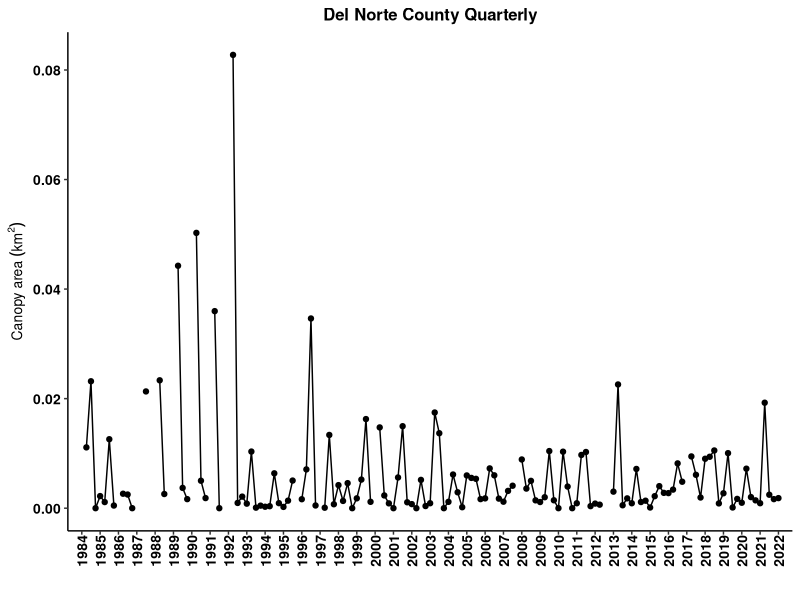
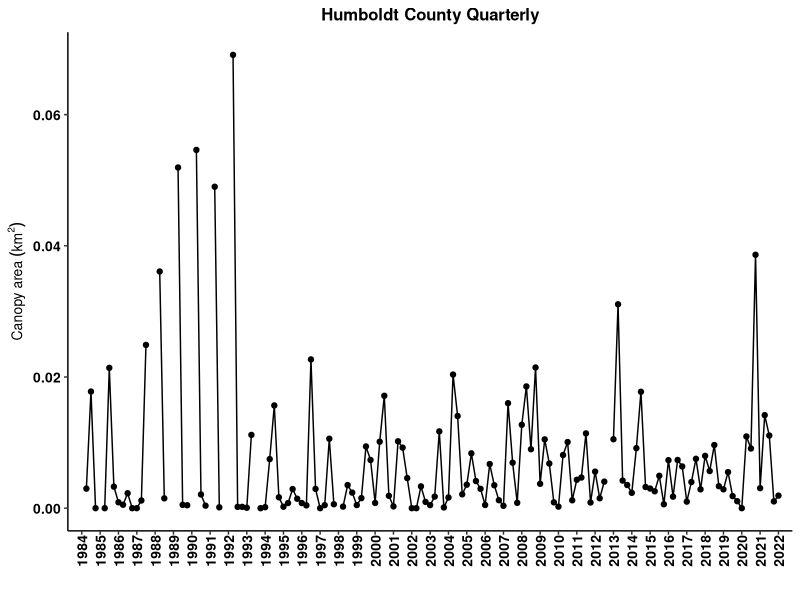
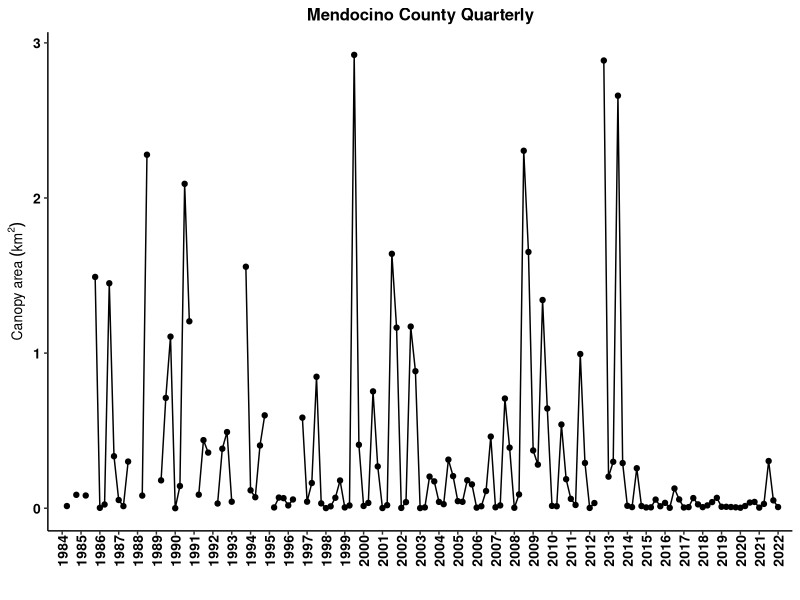
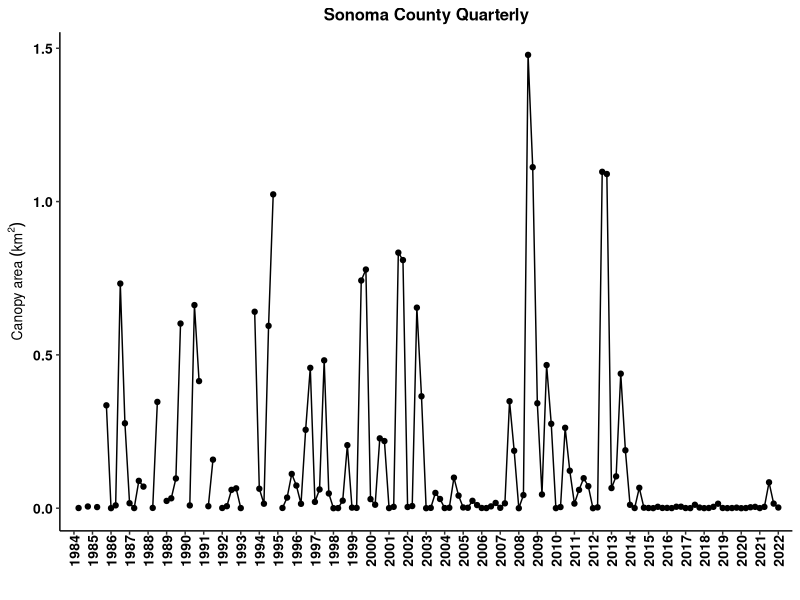
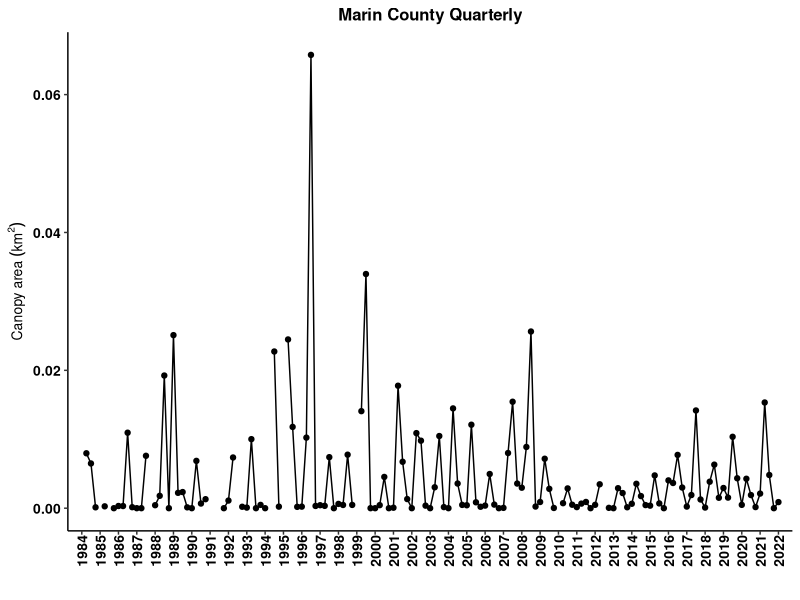
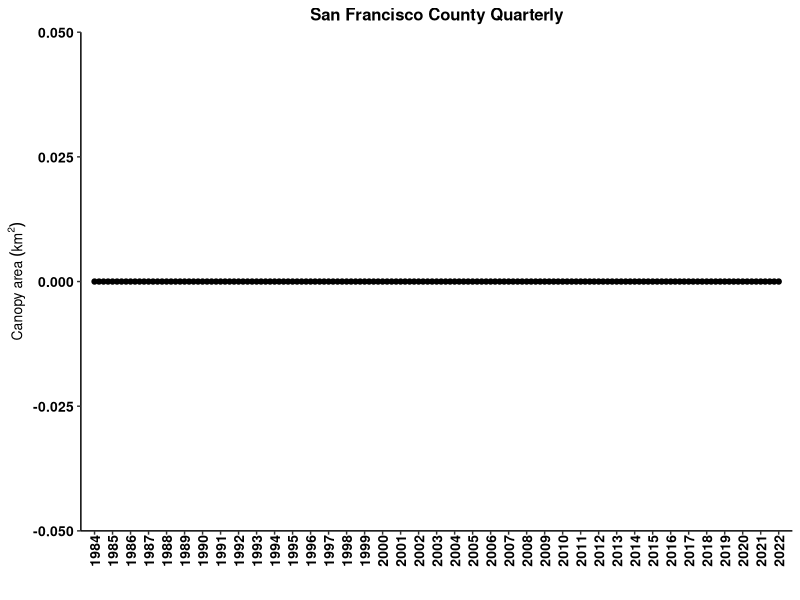
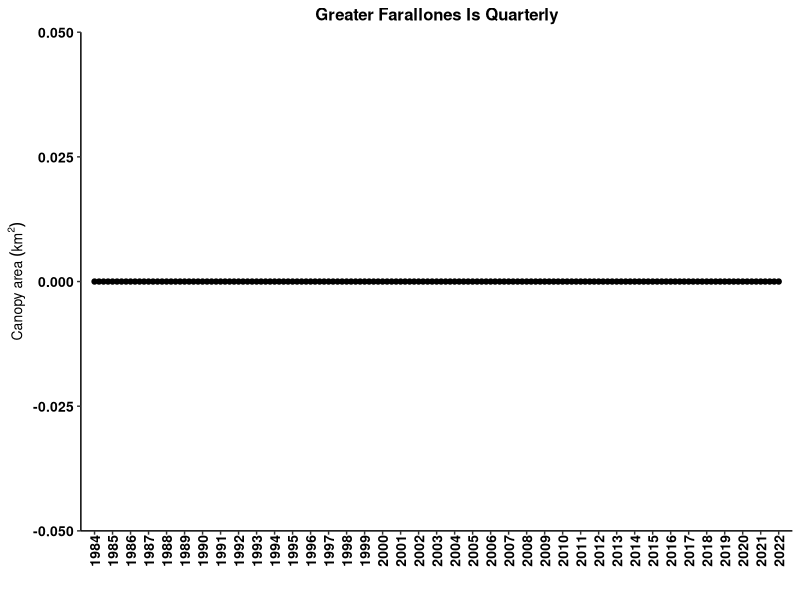
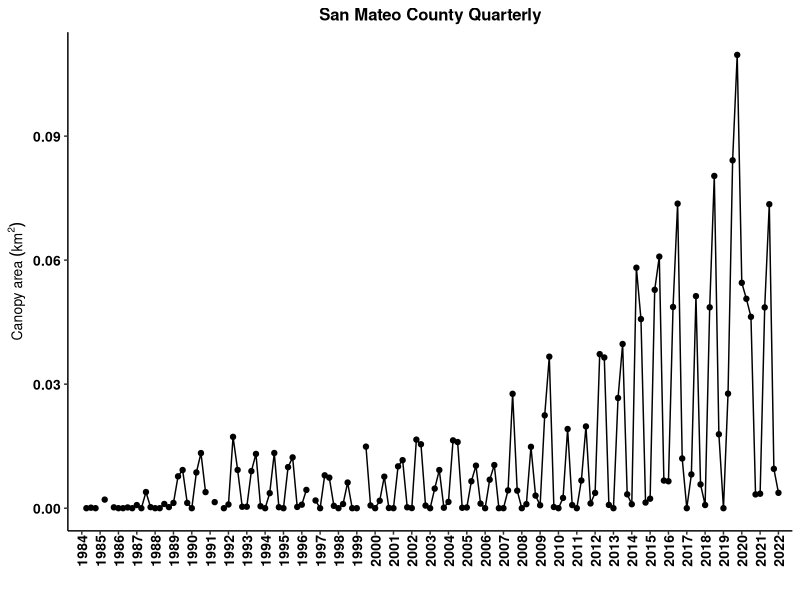

R code for these plots, in order:
## ---- chunk 1
knitr::opts_chunk$set(echo = FALSE, warning=FALSE)
options(knitr.table.format = "latex")
# to create a PDF output, change "output:html_document" to "output: pdf_document" in the header above.
# note about fig_crop:FALSE. This makes the PDF output look nicer by putting spaces btwn the figures instead of smashing them as close together as possible. It doesn't do anything to the HTML output as far as I can tell.
# how to assign username: git config --global user.name "gcontolini"
# how to add, commit, and add message in terminal: git commit -am "commit message"
# how to write commit message in terminal: write message then press esc and :wq to save and exit

#### Load libraries ####
library(ggplot2) # plotting
library(ggpubr) # arranging plots
library(scales) # let's you put commas in the axis labels for thousands
library(dplyr) # data manipulations
library(tidyr) # data cleaning
library(readr) # better data reading
library(ncdf4)
library(sf) # special features. probably mapping. 
library(sp) # spatial data
library(lubridate) # manipulating dates easily
library(knitr) # to knit the Rmd file
library(kableExtra) # pretty tables
library(bookdown) # pretty table additions

#### ggplot theme ####
my.theme = theme( 
   panel.background = element_blank(), 
   panel.grid.minor.x = element_blank(),
   panel.grid.major.x = element_blank(),
   panel.grid = element_blank(),
   axis.text  = element_text(size=10, face='bold', color='black'), #makes axis labels bigger
   axis.title = element_text(size=10, face="bold"), #makes axis title bigger and bold
   #axis.title.y = element_text(margin=margin(0,10,0,5)), #pushes the y axis title away from the y axis labels
   strip.background = element_blank(),
   #legend.title = element_blank(),
   #legend.text = element_text(size=8),
   legend.background = element_blank(), 
   legend.key = element_blank(), #makes the legend background behind the symbols go away.
   #axis.ticks.x = element_blank()
   axis.line = element_line(color = 'black'), 
   panel.border = element_blank(), # this removes the box around the plot   
   plot.title = element_text(size=12 ,face='bold', hjust = 0.5), # hjust 0.5 makes title centered
   axis.text.x = element_text(size = 10, angle = 90, vjust = 0.5, margin = margin(0,0,5,0)) # rotates x axis labels 90 degrees counter-clockwise, pushes bars onto x axis
)


#### Import data ####
# info on the data: https://sbclter.msi.ucsb.edu/data/catalog/package/?package=knb-lter-sbc.74

# Instructions from Dr. Tom Bell:
# “The output files show the Admin Bed # in the first column and the rest of the columns are quarters from 1984 - 2020. Area is in m2 and biomass is in fresh kg. Missing values (due to lack of imagery or clouds are labelled as -999).”

# Edible seaweed data from CDFW
# edible = read.csv('EdibleSeaweedHarvest_rfm_1-28-21.csv') # edible seaweed harvest. This one has months. That is important.
# kelp = read.csv('KelpHarvest_vers2_rfm_1-28-21.csv') # kelp harvest
## ---- chunk 2
# The loop below requires the NetCDF file which is too large for GitHub to host. Also takes several minutes to run. I commented it out here, copied it, ran it on my local machine, and read in the output at the end of this chunk. You can do the same if you have the shapefiles:
# 'MAN_CA_CountyStateWaters.shp' # county shapefiles
# 'LandsatkelpBiomass_2021_v2_withmetadata.nc' # Landsat kelp canopy area pixels from Environmental Data Initiative repository that hosts the Santa Barbara Coastal Long-term Ecological Monitoring Landsat processed kelp canpy area pixel data. You will need to visit their site to get the most updated data. 

#Kelp Biomass and Area Dynamics of State Waters Delineated by Coastal Counties
#Tom Bell
#November 18, 2020
# **Please let me know if you need help with any step!**

#Install Packages **(Only the first time you ever run this script)**
#The first time you ever run this script, please install these packages by removing the '#' in front of each line (lines 8 - 10)
# install.packages('ncdf4')
# install.packages('sf')
# install.packages('sp')

#Load Required Packages
#You need to load these packages each time you restart an R session and run this script
library(ncdf4)
library(sf)
library(sp)

#Set Work Directory
#This is a folder on your computer where all input files and outputs files will be placed
# **Please update this path to the working directory on your computer**
# **Note that on a Windows machine the forward slashes "/" have to be changed to back slashes "\"
# setwd("C:/Users/gcontolini/OneDrive - California Department of Fish and Wildlife/Documents/Bull Kelp Working Group/Data analysis")
# 
# #Load Coastal Counties State Waters Shapefile
# #Place the lat/lon version of the Coastal Counties State Waters shapefile in your working directory
# county_shapes <- st_read('MAN_CA_CountyStateWaters.shp')
# 
# #Open Kelp NetCDF File
# #Place the NetCDF file in your working directory
# #The file can be found here: https://sbclter.msi.ucsb.edu/data/catalog/package/?package=knb-lter-sbc.74
# nc_data <- nc_open('LandsatKelpBiomass_2022_Q1_withmetadata.nc')
# 
# #Load necessary variables from NetCDF File
# lon <- ncvar_get(nc_data, 'longitude')
# lat <- ncvar_get(nc_data, 'latitude')
# years <- ncvar_get(nc_data, 'year')
# quarters <- ncvar_get(nc_data, 'quarter')
# biomass <- ncvar_get(nc_data, 'biomass')
# area <- ncvar_get(nc_data, 'area')
# 
# #Make Coordinate Dataframe
# coords <- data.frame(lon,lat)
# 
# #Create output matrices
# LN = dim(quarters)
# output_biomass <- matrix(ncol=LN, nrow=22)
# output_area <- matrix(ncol=LN, nrow=22)
# 
# for(i in 1:22){
#   
#   #Pull shapefile coordinates from each coastal county
#   if (i == 17) {
#     county_coords <- as.data.frame(county_shapes[i,]$geometry[[1]][[30]][[1]])
#   } else {
#     county_coords <- as.data.frame(county_shapes[i,]$geometry[[1]][[1]][[1]])
#   }
# 
#   #Find the kelp coordinates that exist inside each county polygon
#   kelp_poly <- point.in.polygon(lon, lat, county_coords$V1, county_coords$V2, mode.checked=FALSE)
#   TF <- which(kelp_poly %in% 1)
# 
#   #Extract biomass and area data for each polygon
#   bio_county <- biomass[TF,] 
#   area_county <- area[TF,] 
# 
#   #Sum biomass and area
#   bio_county_sum <- colSums(bio_county, na.rm = TRUE, dims = 1)
#   area_county_sum <- colSums(area_county, na.rm = TRUE, dims = 1)
#   
#   #Remove Columns w/ >25% No Data (Clouds)
#   #Find all NA values (missing data) in the kelp dataset
#   bio_county_NA = is.na(bio_county)
#   area_county_NA = is.na(area_county)
#   
#   #Find number of kelp pixels in the polygon
#   L = dim(bio_county)
#   
#   #Calculate the percent of NAs for each season
#   bio_county_NA_percent <- colSums(bio_county_NA, na.rm = TRUE)/L[1]
#   area_county_NA_percent <- colSums(area_county_NA, na.rm = TRUE)/L[1]
#   
#   #Find seasons with greater than 20% missing data
#   NA_GT <- which(bio_county_NA_percent > 0.25)
#   NA_GTA <- which(area_county_NA_percent > 0.25)
#   
#   #Set seasons with greater than 20% missing data to -999
#   bio_county_sum[NA_GT] = -999
#   area_county_sum[NA_GTA] = -999
# 
#   #Add summed kelp canopy data to matrix
#   output_biomass[i,] <- bio_county_sum
#   output_area[i,] <- area_county_sum
#   
# }
# 
# #Transpose Quarter and Year data
# quarterst <- t(quarters)
# yearst <- t(years)
# 
# #Add Quarter and Year data to output matrices
# output2_biomass <- rbind(quarterst, output_biomass)
# output3_biomass <- rbind(yearst, output2_biomass)
# output2_area <- rbind(quarterst, output_area)
# output3_area <- rbind(yearst, output2_area)
# 
# #Add County name to output matrices
# CountyNA <- county_shapes$County
# Counties <- c(rep(NA,2),CountyNA)
# output4_biomass <- cbind(Counties, output3_biomass)
# output4_area <- cbind(Counties, output3_area)
# 
# #Write CSV of kelp biomass time series for each county
# write.csv(output4_biomass, 'kelp_biomass_county_output_2May2022.csv', row.names = FALSE)
# write.csv(output4_area, 'kelp_area_county_output_2May2022.csv', row.names = FALSE)

output4_area <- read_csv("kelp_area_county_output_2May2022.csv") # This is where I read in the output from the commented section above which was run on my local machine. 

# Label offshore islands
output4_area$Counties[3] = "Los Angeles_San Clemente Is"
output4_area$Counties[4] = "Ventura_San Nicolas Is"
output4_area$Counties[5] = "Los Angeles_Santa Catalina Is"
output4_area$Counties[6] = "Santa Barbara_Santa Barbara Is"
output4_area$Counties[7] = "Santa Barbara_Santa Cruz-Rosa-Miguel Is"
output4_area$Counties[8] = "San Francisco_Farallones Is"
output4_area$Counties[23]= "Ventura_Anacapa Is" # Anacapa Island
## ---- chunk 3
canopy_area <- output4_area %>%
   as.data.frame()

# I want to plot area vs. year.quarter. This means year.quarter needs to be in a column. Currently all cols are separate. This is called wide format. I want tall format.

# create column names
names(canopy_area) <- paste(canopy_area[1,], canopy_area[2,], sep='.') # paste years with quarters to make each col have a unique name.

# rename the ID col for counties
names(canopy_area)[1] <- "county"

# remove first 2 rows since they are not canopy data, just IDs--year and quarter
canopy_area <- canopy_area[-c(1:2),] 

# convert to tall format
canopy_area_tall <- canopy_area %>% 
   pivot_longer(-'county', names_to = 'year.qtr', values_to = 'm2')

# separate year and quarter into two cols
canopy_area_tall <- canopy_area_tall %>%
   separate(col = year.qtr, sep = "[.]", into = c("year","qtr")) # omg. you have to hard bracket the period for some reason. wtf does [^[:alnum:]]+ mean and why aren't brackets used in the example?????? :((

# make number cols numeric
canopy_area_tall$year <- as.numeric(canopy_area_tall$year)
canopy_area_tall$qtr <- as.numeric(canopy_area_tall$qtr)
canopy_area_tall$m2 <- as.numeric(canopy_area_tall$m2)

# make quarters actual quarter decimals for plotting
qtrs <- seq(0,0.75,0.25)
for(i in 1:4) {
   canopy_area_tall$qtr[which(canopy_area_tall$qtr == i)] <- qtrs[i]
}

# add year and quarter to get a continuous time column. Note that the tibble hides the decimals place for no apparent reason but the sum is correct.
canopy_area_tall$year.qtr <- canopy_area_tall$year + canopy_area_tall$qtr

# Change negative area to NA
canopy_area_tall$m2[which(canopy_area_tall$m2 < 0)] = NA

# Convert m2 to km2
canopy_area_tall$km2 = canopy_area_tall$m2 / 1e6

## ---- chunk 4
# All quarters
expand.a.little = 0.02

##Del Norte
ggplot(canopy_area_tall[which(canopy_area_tall$county == 'Del Norte'),], aes(x = year.qtr, y = km2)) +
   geom_point() +
   geom_line() +
   scale_x_continuous(breaks = 1984:2022, expand = c(expand.a.little,0)) +
   # scale_y_continuous(breaks = seq(0, 0.015, 0.0025), expand = c(expand.a.little,0)) +
   labs(x = '',  y =  bquote('Canopy area'~(km^2))) +
   ggtitle('Del Norte County Quarterly') +
   my.theme

## Humboldt
ggplot(canopy_area_tall[which(canopy_area_tall$county == 'Humboldt'),], aes(x = year.qtr, y = km2)) +
   geom_point() +
   geom_line() +
   scale_x_continuous(breaks = 1984:2022, expand = c(expand.a.little,0)) +
   # scale_y_continuous(limits = c(0,0.0225), breaks = seq(0, 0.025, 0.0025), expand = c(expand.a.little,0)) +
   labs(x = '',  y =  bquote('Canopy area'~(km^2))) +
   ggtitle('Humboldt County Quarterly') +
   my.theme

## Mendocino
ggplot(canopy_area_tall[which(canopy_area_tall$county == 'Mendocino'),], aes(x = year.qtr, y = km2)) +
   geom_point() +
   geom_line() +
   scale_x_continuous(breaks = 1984:2022, expand = c(expand.a.little,0)) +
   # scale_y_continuous(limits = c(0,3), breaks = seq(0, 3, 0.25), expand = c(expand.a.little,0)) +
   labs(x = '', y =  bquote('Canopy area'~(km^2))) +
   ggtitle('Mendocino County Quarterly') +
   my.theme

## Sonoma
ggplot(canopy_area_tall[which(canopy_area_tall$county == 'Sonoma'),], aes(x = year.qtr, y = km2)) +
   geom_point() +
   geom_line() +
   scale_x_continuous(breaks = 1984:2022, expand = c(expand.a.little,0)) +
   # scale_y_continuous(limits = c(0,2), breaks = seq(0, 2, 0.25), expand = c(expand.a.little,0)) +
   labs(x = '', y =  bquote('Canopy area'~(km^2))) +
   ggtitle('Sonoma County Quarterly') +
   my.theme

## Marin
ggplot(canopy_area_tall[which(canopy_area_tall$county == 'Marin'),], aes(x = year.qtr, y = km2)) +
   geom_point() +
   geom_line() +
   scale_x_continuous(breaks = 1984:2022, expand = c(expand.a.little,0)) +
   # scale_y_continuous(limits = c(0, 0.0125), breaks = seq(0, 0.0125, 0.0025), expand = c(expand.a.little,0)) +
   labs(x = '', y =  bquote('Canopy area'~(km^2))) +
   ggtitle('Marin County Quarterly') +
   my.theme

## San Francisco
ggplot(canopy_area_tall[which(canopy_area_tall$county == 'San Francisco'),], aes(x = year.qtr, y = km2)) +
   geom_point() +
   geom_line() +
   scale_x_continuous(breaks = 1984:2022, expand = c(expand.a.little,0)) +
   # scale_y_continuous(limits = c(0, 0.0125), breaks = seq(0, 0.0125, 0.0025), expand = c(expand.a.little,0)) +
   labs(x = '', y =  bquote('Canopy area'~(km^2))) +
   ggtitle('San Francisco County Quarterly') +
   my.theme

## Greater Farallones
ggplot(canopy_area_tall[which(canopy_area_tall$county == 'San Francisco_Farallones Is'),], aes(x = year.qtr, y = km2)) +
   geom_point() +
   geom_line() +
   scale_x_continuous(breaks = 1984:2022, expand = c(expand.a.little,0)) +
   # scale_y_continuous(limits = c(0, 0.0125), breaks = seq(0, 0.0125, 0.0025), expand = c(expand.a.little,0)) +
   labs(x = '', y =  bquote('Canopy area'~(km^2))) +
   ggtitle('Greater Farallones Is Quarterly') +
   my.theme

## San Mateo
ggplot(canopy_area_tall[which(canopy_area_tall$county == 'San Mateo'),], aes(x = year.qtr, y = km2)) +
   geom_point() +
   geom_line() +
   scale_x_continuous(breaks = 1984:2022, expand = c(expand.a.little,0)) +
   # scale_y_continuous(limits = c(0, 0.0125), breaks = seq(0, 0.0125, 0.0025), expand = c(expand.a.little,0)) +
   labs(x = '', y =  bquote('Canopy area'~(km^2))) +
   ggtitle('San Mateo County Quarterly') +
   my.theme

## Santa Cruz
ggplot(canopy_area_tall[which(canopy_area_tall$county == 'Santa Cruz'),], aes(x = year.qtr, y = km2)) +
   geom_point() +
   geom_line() +
   scale_x_continuous(breaks = 1984:2022, expand = c(expand.a.little,0)) +
   # scale_y_continuous(limits = c(0, 0.0125), breaks = seq(0, 0.0125, 0.0025), expand = c(expand.a.little,0)) +
   labs(x = '', y =  bquote('Canopy area'~(km^2))) +
   ggtitle('Santa Cruz County Quarterly') +
   my.theme

## Monterey
ggplot(canopy_area_tall[which(canopy_area_tall$county == 'Monterey'),], aes(x = year.qtr, y = km2)) +
   geom_point() +
   geom_line() +
   scale_x_continuous(breaks = 1984:2022, expand = c(expand.a.little,0)) +
   # scale_y_continuous(limits = c(0, 0.0125), breaks = seq(0, 0.0125, 0.0025), expand = c(expand.a.little,0)) +
   labs(x = '', y =  bquote('Canopy area'~(km^2))) +
   ggtitle('Monterey County Quarterly') +
   my.theme

## San Luis Obispo
ggplot(canopy_area_tall[which(canopy_area_tall$county == 'San Luis Obispo'),], aes(x = year.qtr, y = km2)) +
   geom_point() +
   geom_line() +
   scale_x_continuous(breaks = 1984:2022, expand = c(expand.a.little,0)) +
   # scale_y_continuous(limits = c(0, 0.0125), breaks = seq(0, 0.0125, 0.0025), expand = c(expand.a.little,0)) +
   labs(x = '', y =  bquote('Canopy area'~(km^2))) +
   ggtitle('San Luis Obispo County Quarterly') +
   my.theme

## Santa Barbara
ggplot(canopy_area_tall[which(canopy_area_tall$county == 'Santa Barbara'),], aes(x = year.qtr, y = km2)) +
   geom_point() +
   geom_line() +
   scale_x_continuous(breaks = 1984:2022, expand = c(expand.a.little,0)) +
   # scale_y_continuous(limits = c(0, 0.0125), breaks = seq(0, 0.0125, 0.0025), expand = c(expand.a.little,0)) +
   labs(x = '', y =  bquote('Canopy area'~(km^2))) +
   ggtitle('Santa Barbara County Quarterly') +
   my.theme

## Ventura
ggplot(canopy_area_tall[which(canopy_area_tall$county == 'Ventura'),], aes(x = year.qtr, y = km2)) +
   geom_point() +
   geom_line() +
   scale_x_continuous(breaks = 1984:2022, expand = c(expand.a.little,0)) +
   # scale_y_continuous(limits = c(0, 0.0125), breaks = seq(0, 0.0125, 0.0025), expand = c(expand.a.little,0)) +
   labs(x = '', y =  bquote('Canopy area'~(km^2))) +
   ggtitle('Ventura County Quarterly') +
   my.theme

## Los Angeles
ggplot(canopy_area_tall[which(canopy_area_tall$county == 'Los Angeles'),], aes(x = year.qtr, y = km2)) +
   geom_point() +
   geom_line() +
   scale_x_continuous(breaks = 1984:2022, expand = c(expand.a.little,0)) +
   # scale_y_continuous(limits = c(0, 0.0125), breaks = seq(0, 0.0125, 0.0025), expand = c(expand.a.little,0)) +
   labs(x = '', y =  bquote('Canopy area'~(km^2))) +
   ggtitle('Los Angeles County Quarterly') +
   my.theme

## Orange
ggplot(canopy_area_tall[which(canopy_area_tall$county == 'Orange'),], aes(x = year.qtr, y = km2)) +
   geom_point() +
   geom_line() +
   scale_x_continuous(breaks = 1984:2022, expand = c(expand.a.little,0)) +
   # scale_y_continuous(limits = c(0, 0.0125), breaks = seq(0, 0.0125, 0.0025), expand = c(expand.a.little,0)) +
   labs(x = '', y =  bquote('Canopy area'~(km^2))) +
   ggtitle('Orange County Quarterly') +
   my.theme

## San Diego
ggplot(canopy_area_tall[which(canopy_area_tall$county == 'San Diego'),], aes(x = year.qtr, y = km2)) +
   geom_point() +
   geom_line() +
   scale_x_continuous(breaks = 1984:2022, expand = c(expand.a.little,0)) +
   # scale_y_continuous(limits = c(0, 0.0125), breaks = seq(0, 0.0125, 0.0025), expand = c(expand.a.little,0)) +
   labs(x = '', y =  bquote('Canopy area'~(km^2))) +
   ggtitle('San Diego County Quarterly') +
   my.theme

## Santa Barbara Island
ggplot(canopy_area_tall[which(canopy_area_tall$county == 'Santa Barbara_Santa Barbara Is'),], aes(x = year.qtr, y = km2)) +
   geom_point() +
   geom_line() +
   scale_x_continuous(breaks = 1984:2022, expand = c(expand.a.little,0)) +
   # scale_y_continuous(limits = c(0, 0.0125), breaks = seq(0, 0.0125, 0.0025), expand = c(expand.a.little,0)) +
   labs(x = '', y =  bquote('Canopy area'~(km^2))) +
   ggtitle('Santa Barbara Island Quarterly') +
   my.theme

## Santa Cruz-Rosa-Miguel Islands
ggplot(canopy_area_tall[which(canopy_area_tall$county == 'Santa Barbara_Santa Cruz-Rosa-Miguel Is'),], aes(x = year.qtr, y = km2)) +
   geom_point() +
   geom_line() +
   scale_x_continuous(breaks = 1984:2022, expand = c(expand.a.little,0)) +
   # scale_y_continuous(limits = c(0, 0.0125), breaks = seq(0, 0.0125, 0.0025), expand = c(expand.a.little,0)) +
   labs(x = '', y =  bquote('Canopy area'~(km^2))) +
   ggtitle('Santa Barbara, Rosa, Miguel Islands Quarterly') +
   my.theme

## San Nicolas Island
ggplot(canopy_area_tall[which(canopy_area_tall$county == 'Ventura_San Nicolas Is'),], aes(x = year.qtr, y = km2)) +
   geom_point() +
   geom_line() +
   scale_x_continuous(breaks = 1984:2022, expand = c(expand.a.little,0)) +
   # scale_y_continuous(limits = c(0, 0.0125), breaks = seq(0, 0.0125, 0.0025), expand = c(expand.a.little,0)) +
   labs(x = '', y =  bquote('Canopy area'~(km^2))) +
   ggtitle('San Nicolas Island Quarterly') +
   my.theme

## San Clemente Island
ggplot(canopy_area_tall[which(canopy_area_tall$county == 'Los Angeles_San Clemente Is'),], aes(x = year.qtr, y = km2)) +
   geom_point() +
   geom_line() +
   scale_x_continuous(breaks = 1984:2022, expand = c(expand.a.little,0)) +
   # scale_y_continuous(limits = c(0, 0.0125), breaks = seq(0, 0.0125, 0.0025), expand = c(expand.a.little,0)) +
   labs(x = '', y =  bquote('Canopy area'~(km^2))) +
   ggtitle('San Clemente Island Quarterly') +
   my.theme

## Santa Catalina Island
ggplot(canopy_area_tall[which(canopy_area_tall$county == 'Los Angeles_Santa Catalina Is'),], aes(x = year.qtr, y = km2)) +
   geom_point() +
   geom_line() +
   scale_x_continuous(breaks = 1984:2022, expand = c(expand.a.little,0)) +
   # scale_y_continuous(limits = c(0, 0.0125), breaks = seq(0, 0.0125, 0.0025), expand = c(expand.a.little,0)) +
   labs(x = '', y =  bquote('Canopy area'~(km^2))) +
   ggtitle('Santa Catalina Island Quarterly') +
   my.theme

## ---- chunk 5
# Maximum canopy area. in each year and county, find the maximum km2 value.
canopy_area_max_annual <- canopy_area_tall %>%
  group_by(county, year) %>%
  summarise(max.km2 = max(km2, na.rm = T), .groups = 'drop')

# 1987 and 1992 Marin had no data. Change -Inf to NA for those years so it plots better.
canopy_area_max_annual$max.km2[which(canopy_area_max_annual$max.km2 < 0)] <- NA

##Del Norte
ggplot(canopy_area_max_annual[which(canopy_area_max_annual$county == 'Del Norte'),], aes(x = year, y = max.km2)) +
   geom_point() +
   geom_line() +
   scale_x_continuous(breaks = 1984:2022, expand = c(expand.a.little,0)) +
   # scale_y_continuous(breaks = seq(0, 0.015, 0.0025), expand = c(expand.a.little,0)) +
   labs(x = '',  y =  bquote('Canopy area'~(km^2))) +
   ggtitle('Del Norte County Max Annual') +
   my.theme 

## Humboldt
ggplot(canopy_area_max_annual[which(canopy_area_max_annual$county == 'Humboldt'),], aes(x = year, y = max.km2)) +
   geom_point() +
   geom_line() +
   scale_x_continuous(breaks = 1984:2022, expand = c(expand.a.little,0)) +
   # scale_y_continuous(expand = c(expand.a.little,0)) +
   labs(x = '',  y =  bquote('Canopy area'~(km^2))) +
   ggtitle('Humboldt County Max Annual') +
   my.theme 

## Mendocino
ggplot(canopy_area_max_annual[which(canopy_area_max_annual$county == 'Mendocino'),], aes(x = year, y = max.km2)) +
   geom_point() +
   geom_line() +
   scale_x_continuous(breaks = 1984:2022, expand = c(expand.a.little,0)) +
   # scale_y_continuous(expand = c(expand.a.little,0)) +
   labs(x = '',  y =  bquote('Canopy area'~(km^2))) +
   ggtitle('Mendocino County Max Annual') +
   my.theme 

## Sonoma
ggplot(canopy_area_max_annual[which(canopy_area_max_annual$county == 'Sonoma'),], aes(x = year, y = max.km2)) +
   geom_point() +
   geom_line() +
   scale_x_continuous(breaks = 1984:2022, expand = c(expand.a.little,0)) +
   # scale_y_continuous(expand = c(expand.a.little,0)) +
   labs(x = '',  y =  bquote('Canopy area'~(km^2))) +
   ggtitle('Sonoma County Max Annual') +
   my.theme 

## Marin
ggplot(canopy_area_max_annual[which(canopy_area_max_annual$county == 'Marin'),], aes(x = year, y = max.km2)) +
   geom_point() +
   geom_line() +
   scale_x_continuous(breaks = 1984:2022, expand = c(expand.a.little,0)) +
   # scale_y_continuous(expand = c(expand.a.little, 0)) +
   labs(x = '',  y =  bquote('Canopy area'~(km^2))) +
   ggtitle('Marin County Max Annual') +
   my.theme 
## ---- chunk 6
qtr_max_county <- canopy_area_tall %>%
  group_by(county, year) %>%     # group by county and year
  slice(which.max(km2)) %>%      # find the maximum km2 value
  subset(select = -year.qtr) %>% # remove year.qtr col
  transmute(quarter = qtr*4+1)   # change quarters from decimals to 1,2,3,4

# # Count how many quarters are the max per year per county
# n_max_qtrs_county <- qtr_max_county %>%
#   group_by(county, quarter) %>%
#   summarise(number = length(quarter), .groups = 'drop') %>%
#   filter(county %in% c('Del Norte', 'Humboldt', 'Mendocino', 'Sonoma')) %>%
#   complete(county, quarter, fill = list(number = 0)) # sets missing quarters to number = 0
# 
# kable(n_max_qtrs_county
#       , digits = 2
#       , booktabs = TRUE
#       , row.names = FALSE
#       , align = 'c'
#       , linesep = ''
#       , caption = 'Number of quarters with maximum annual canopy area'
# ) %>%
#   kable_styling(latex_options = 'hold_position') # otherwise the table moves in the pdf

# I want to identify the quarter in each of the counties that had the max km2 value in 2021
max_2021_km2 <- canopy_area_tall %>%
  filter(year == 2021) %>%
  filter(county %in% c('Del Norte','Humboldt','Mendocino','Sonoma','Marin')) %>% # this shows km2 values for only northern counties in 2021. What is the max for 2021?
  group_by(county) %>%
  summarise(max.km2 = max(km2, na.rm = T)) # this gives the max km2 values. which quarter are they in?
      
km2_qtrs_northcounties <- canopy_area_tall %>%
  filter(year == 2021 & county %in% c('Del Norte','Humboldt','Mendocino','Sonoma','Marin')) %>%
  #filter(km2 %in% max_2021_km2$max.km2) %>% # This shows only the quarters with the annual maxima
  mutate(quarter = qtr*4+1) %>%
  subset(select = c('county','year','quarter','km2')) %>%
  arrange(county) %>% # order by county name north to south
  relocate(year) # puts year as the first col


kable(km2_qtrs_northcounties
      #, digits = 2
      , booktabs = TRUE
      , row.names = FALSE
      , align = 'c'
      , linesep = ''
      , caption = 'Quarterly kelp canopy area in 2021 only'
) %>%
  kable_styling(latex_options = 'hold_position') # otherwise the table moves in the pdf


      
